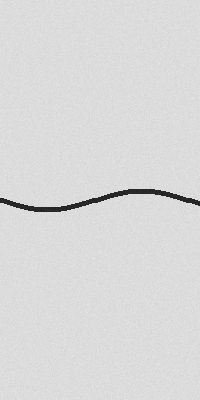
#> input picture task4_selfhealing_application/data/raw/specimenA_t2.png, 200 x 400 px, given in place of out.png, which was not available
$ python preprocessing.py out.png
#> lines starting #> are read from the running program, lines starting #| are printed output that depends on the picture; after the words box and inside, x2 and y2 are one past the last pixel; in counts of white or black regions, pixels touching at a corner belong together
"""
task4_selfhealing_application/preprocessing.py
------------------------------------------------
Tiền xử lý ảnh scan vết nứt (dataset Jakubowski & Tomczak, 2025):
  1. Đọc ảnh grayscale/RGB.
  2. Nhị phân hoá để tách vết nứt khỏi nền bê tông (threshold / adaptive).
  3. Trích biên ∂S của vùng vết nứt (contour) -> dùng cho width_at_point /
     Algorithm 1 (S xấp xỉ là đa giác từ contour).
  4. Skeletonization -> G, đường trung tâm vết nứt (giống Fig. 6, 8 trong
     bài báo, "colored in red").

Ghi chú: pipeline này mang tính THAM KHẢO/tổng quát; với dữ liệu thật của
Jakubowski & Tomczak, ảnh đã được xử lý sẵn theo grid-line, nên có thể cần
điều chỉnh threshold cho phù hợp với đặc điểm ảnh scan cụ thể (xem README.md
của task này).
"""

import numpy as np
import cv2
from skimage.morphology import skeletonize


def load_image(path, grayscale=True):
    flag = cv2.IMREAD_GRAYSCALE if grayscale else cv2.IMREAD_COLOR
    img = cv2.imread(path, flag)
    if img is None:
        raise FileNotFoundError(f"Không đọc được ảnh: {path}")
    return img


def binarize_crack(gray_img, method="otsu", block_size=51, C=10):
    """
    Nhị phân hoá ảnh để tách vết nứt (vùng tối/khác biệt) khỏi nền bê tông.

    method="otsu": ngưỡng toàn cục Otsu — phù hợp ảnh sáng đều.
    method="adaptive": ngưỡng thích nghi cục bộ — phù hợp ảnh scan không đều sáng
                       (thường phù hợp hơn với ảnh bề mặt bê tông thực tế).
    """
    blurred = cv2.GaussianBlur(gray_img, (5, 5), 0)

    if method == "otsu":
        _, binary = cv2.threshold(
            blurred, 0, 255, cv2.THRESH_BINARY_INV + cv2.THRESH_OTSU
        )
    elif method == "adaptive":
        binary = cv2.adaptiveThreshold(
            blurred, 255, cv2.ADAPTIVE_THRESH_GAUSSIAN_C,
            cv2.THRESH_BINARY_INV, block_size, C
        )
    else:
        raise ValueError(f"method không hỗ trợ: {method}")

    # loại nhiễu nhỏ
    kernel = np.ones((3, 3), np.uint8)
    binary = cv2.morphologyEx(binary, cv2.MORPH_OPEN, kernel, iterations=1)
    binary = cv2.morphologyEx(binary, cv2.MORPH_CLOSE, kernel, iterations=2)
    return binary


def extract_largest_crack_contour(binary_img, min_area=50):
    """
    Trích contour (biên ∂S) của vùng vết nứt LỚN NHẤT trong ảnh nhị phân.
    Trả về contour dưới dạng list điểm (x, y) — dùng làm 'vertices' của đa
    giác xấp xỉ S cho các hàm trong common/geometry_utils.py.
    """
    contours, _ = cv2.findContours(
        binary_img, cv2.RETR_EXTERNAL, cv2.CHAIN_APPROX_SIMPLE
    )
    contours = [c for c in contours if cv2.contourArea(c) >= min_area]
    if not contours:
        raise ValueError("Không tìm được vùng vết nứt nào đủ lớn trong ảnh.")

    largest = max(contours, key=cv2.contourArea)
    # đơn giản hoá contour để giảm số đỉnh (Douglas-Peucker)
    epsilon = 0.5
    approx = cv2.approxPolyDP(largest, epsilon, closed=True)
    vertices = [tuple(pt[0]) for pt in approx]
    return vertices, largest


def extract_skeleton(binary_img):
    """
    Skeletonization vùng vết nứt -> đường trung tâm G (skeleton), trả về
    danh sách điểm (x, y) theo thứ tự pixel (chưa sắp xếp thành đường liên
    tục — dùng để lấy mẫu điểm cho Task 3, không cần thứ tự để tính max).
    """
    binary_bool = binary_img > 0
    skel = skeletonize(binary_bool)
    ys, xs = np.nonzero(skel)
    points = list(zip(xs.tolist(), ys.tolist()))
    return points, skel


def process_image(path, method="adaptive"):
    """Pipeline đầy đủ: ảnh -> (vertices ∂S, skeleton G)."""
    gray = load_image(path, grayscale=True)
#> in load_image, img is the input picture: shape (400, 200); min 31, max 232, mean 217.3
    binary = binarize_crack(gray, method=method)
#> in binarize_crack, `binary = cv2.adaptiveThreshold( blurred, 255, cv2.ADAPTIVE_THRESH_GAUS..`:
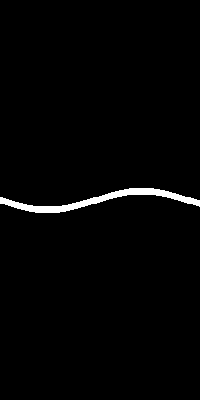
#> binary: shape (400, 200); 1.7% white; 1 white region, box (x1, y1, x2, y2) and area: (0, 188, 200, 213) 1322
#> in binarize_crack, `binary = cv2.morphologyEx(binary, cv2.MORPH_OPEN, kernel, iterations=1)`: binary: shape (400, 200); 1.7% white; 1 white region
    vertices, contour = extract_largest_crack_contour(binary)
#> in extract_largest_crack_contour, `contours, _ = cv2.findContours( binary_img, cv2.RETR_EXTERNAL, cv2.CHA..`: contours = 1 contour; box (x1, y1, x2, y2) and area: (0, 188, 200, 213) 1116
#> in extract_largest_crack_contour, `largest = max(contours, key=cv2.contourArea)`: largest = contour of 158 points, box (x1, y1, x2, y2) (0, 188, 200, 213), area 1116
#> in extract_largest_crack_contour, `approx = cv2.approxPolyDP(largest, epsilon, closed=True)`: approx = contour of 118 points, box (x1, y1, x2, y2) (0, 188, 200, 213), area 1116
#> in extract_largest_crack_contour, `vertices = [tuple(pt[0]) for pt in approx]`: vertices = 118 pairs, first value 0 to 199, second value 188 to 212
#> contour has the same summary as largest in extract_largest_crack_contour
    skeleton_points, skel_mask = extract_skeleton(binary)
#> in extract_skeleton, `binary_bool = binary_img > 0`: binary_bool: shape (400, 200) bool; 1.7% white; 1 white region, box (x1, y1, x2, y2) and area: (0, 188, 200, 213) 1321
#> in extract_skeleton, `skel = skeletonize(binary_bool)`:
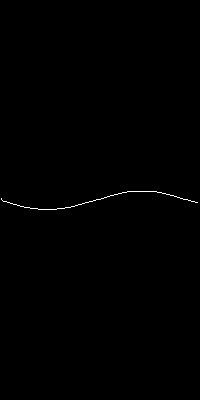
#> skel: shape (400, 200) bool; 0.25% white in thin lines or dots, all inside (x1, y1, x2, y2) = (1, 191, 198, 210)
#> in extract_skeleton, `ys, xs = np.nonzero(skel)`: ys = 198 values from 191 to 209; xs = 198 values, max 197 at index 122, min 1 at index 76, mean 98.51
#> in extract_skeleton, `points = list(zip(xs.tolist(), ys.tolist()))`: points = 198 pairs, first value 1 to 197, second value 191 to 209
#> skeleton_points has the same summary as points in extract_skeleton
    return {
        "gray": gray,
        "binary": binary,
        "vertices": vertices,
        "skeleton_points": skeleton_points,
        "skel_mask": skel_mask,
    }


if __name__ == "__main__":
    import sys

    if len(sys.argv) < 2:
        print("Dùng: python preprocessing.py <đường_dẫn_ảnh>")
        sys.exit(1)

    result = process_image(sys.argv[1])
#> result = 5 items
    print(f"Số đỉnh contour (~biên ∂S): {len(result['vertices'])}")
#| Số đỉnh contour (~biên ∂S): 118
    print(f"Số điểm skeleton (G): {len(result['skeleton_points'])}")
#| Số điểm skeleton (G): 198

$ run again, on task4_selfhealing_application/data/raw/specimenA_t3.png
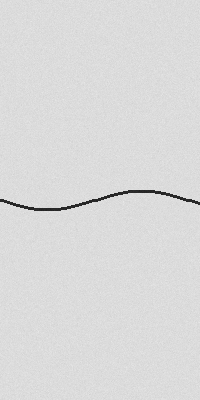
#> input picture task4_selfhealing_application/data/raw/specimenA_t3.png, 200 x 400 px, given in place of out.png, which was not available
#> in load_image, img is the input picture: shape (400, 200); min 30, max 232, mean 218.2
#> in binarize_crack, `binary = cv2.adaptiveThreshold( blurred, 255, cv2.ADAPTIVE_THRESH_GAUS..`:
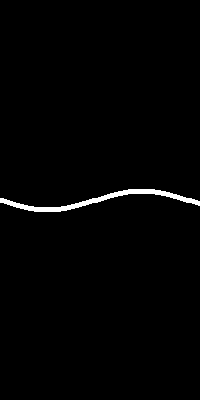
#> binary: shape (400, 200); 1.2% white; 1 white region, box (x1, y1, x2, y2) and area: (0, 189, 200, 212) 1000
#> contours = 1 contour; box (x1, y1, x2, y2) and area: (0, 189, 200, 212) 798
#> largest = contour of 158 points, box (x1, y1, x2, y2) (0, 189, 200, 212), area 798
#> approx = contour of 122 points, box (x1, y1, x2, y2) (0, 189, 200, 212), area 798
#> in extract_largest_crack_contour, `vertices = [tuple(pt[0]) for pt in approx]`: vertices = 122 pairs, first value 0 to 199, second value 189 to 211
#> in process_image, `vertices, contour = extract_largest_crack_contour(binary)`: contour has the same summary as largest in extract_largest_crack_contour
#> binary_bool: shape (400, 200) bool; 1.3% white; 1 white region, box (x1, y1, x2, y2) and area: (0, 189, 200, 212) 1002
#> skel: shape (400, 200) bool; 0.25% white in thin lines or dots, all inside (x1, y1, x2, y2) = (1, 191, 199, 210)
#> ys = 198 values from 191 to 209; xs = 198 values, max 198 at index 130, min 1 at index 84, mean 99.5
#> points = 198 pairs, first value 1 to 198, second value 191 to 209
#> skeleton_points has the same summary as points in extract_skeleton
#> result = 5 items
#| Số đỉnh contour (~biên ∂S): 122
#| Số điểm skeleton (G): 198
